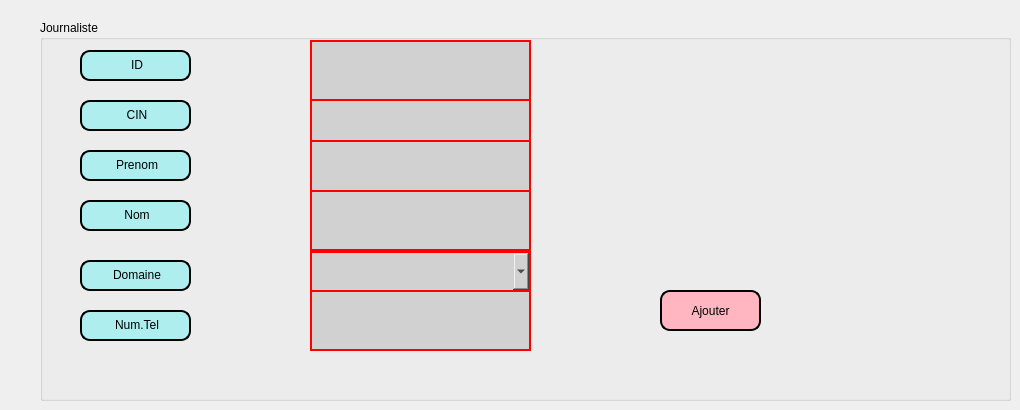
      <widget class="QWidget" name="tab_10">
       <attribute name="title">
        <string>Ajouter</string>
       </attribute>
       <widget class="QGroupBox" name="groupBox">
        <property name="geometry">
         <rect>
          <x>40</x>
          <y>20</y>
          <width>971</width>
          <height>381</height>
         </rect>
        </property>
        <property name="title">
         <string>Journaliste</string>
        </property>
        <widget class="QLabel" name="label_23">
         <property name="geometry">
          <rect>
           <x>40</x>
           <y>130</y>
           <width>111</width>
           <height>31</height>
          </rect>
         </property>
         <property name="styleSheet">
          <string notr="true">border: 2px solid black;
border-radius: 10px;
padding: 0 8px;
background: #AFEEEE;
font: bold, &quot;Comic Sans MS&quot;;;
text-align:center;</string>
         </property>
         <property name="text">
          <string>&lt;html&gt;&lt;head/&gt;&lt;body&gt;&lt;p align=&quot;center&quot;&gt;&lt;span style=&quot; font-size:9pt;&quot;&gt;Prenom&lt;/span&gt;&lt;/p&gt;&lt;/body&gt;&lt;/html&gt;</string>
         </property>
        </widget>
        <widget class="QLabel" name="label_24">
         <property name="geometry">
          <rect>
           <x>40</x>
           <y>180</y>
           <width>111</width>
           <height>31</height>
          </rect>
         </property>
         <property name="styleSheet">
          <string notr="true">border: 2px solid black;
border-radius: 10px;
padding: 0 8px;
background: #AFEEEE;
font: bold, &quot;Comic Sans MS&quot;;;
text-align:center;</string>
         </property>
         <property name="text">
          <string>&lt;html&gt;&lt;head/&gt;&lt;body&gt;&lt;p align=&quot;center&quot;&gt;&lt;span style=&quot; font-size:9pt;&quot;&gt;Nom&lt;/span&gt;&lt;/p&gt;&lt;/body&gt;&lt;/html&gt;</string>
         </property>
        </widget>
        <widget class="QLineEdit" name="lineEdit_7">
         <property name="geometry">
          <rect>
           <x>270</x>
           <y>70</y>
           <width>221</width>
           <height>61</height>
          </rect>
         </property>
         <property name="styleSheet">
          <string notr="true">border-width:2px;
border-style:solid;
border-color:red;
background: #d1d1d1;</string>
         </property>
        </widget>
        <widget class="QLineEdit" name="lineEdit_8">
         <property name="geometry">
          <rect>
           <x>270</x>
           <y>120</y>
           <width>221</width>
           <height>61</height>
          </rect>
         </property>
         <property name="styleSheet">
          <string notr="true">border-width:2px;
border-style:solid;
border-color:red;
background: #d1d1d1;</string>
         </property>
        </widget>
        <widget class="QLabel" name="label_26">
         <property name="geometry">
          <rect>
           <x>40</x>
           <y>30</y>
           <width>111</width>
           <height>31</height>
          </rect>
         </property>
         <property name="styleSheet">
          <string notr="true">border: 2px solid black;
border-radius: 10px;
padding: 0 8px;
background: #AFEEEE;
font: bold, &quot;Comic Sans MS&quot;;;
text-align:center;</string>
         </property>
         <property name="text">
          <string>&lt;html&gt;&lt;head/&gt;&lt;body&gt;&lt;p align=&quot;center&quot;&gt;&lt;span style=&quot; font-size:9pt;&quot;&gt;ID&lt;/span&gt;&lt;/p&gt;&lt;/body&gt;&lt;/html&gt;</string>
         </property>
        </widget>
        <widget class="QPushButton" name="pushButton_ajouter_journaliste">
         <property name="geometry">
          <rect>
           <x>620</x>
           <y>270</y>
           <width>101</width>
           <height>41</height>
          </rect>
         </property>
         <property name="styleSheet">
          <string notr="true">border: 2px solid black;
border-radius: 10px;
padding: 0 8px;
background:#FFB6C1	;
font: bold, &quot;Comic Sans MS&quot;;</string>
         </property>
         <property name="text">
          <string>Ajouter</string>
         </property>
        </widget>
        <widget class="QLineEdit" name="lineEdit_27">
         <property name="geometry">
          <rect>
           <x>270</x>
           <y>20</y>
           <width>221</width>
           <height>61</height>
          </rect>
         </property>
         <property name="styleSheet">
          <string notr="true">border-width:2px;
border-style:solid;
border-color:red;
background: #d1d1d1;</string>
         </property>
        </widget>
        <widget class="QLabel" name="label_40">
         <property name="geometry">
          <rect>
           <x>40</x>
           <y>290</y>
           <width>111</width>
           <height>31</height>
          </rect>
         </property>
         <property name="styleSheet">
          <string notr="true">border: 2px solid black;
border-radius: 10px;
padding: 0 8px;
background: #AFEEEE;
font: bold, &quot;Comic Sans MS&quot;;;
text-align:center;</string>
         </property>
         <property name="text">
          <string>&lt;html&gt;&lt;head/&gt;&lt;body&gt;&lt;p align=&quot;center&quot;&gt;&lt;span style=&quot; font-size:9pt;&quot;&gt;Num.Tel&lt;/span&gt;&lt;/p&gt;&lt;/body&gt;&lt;/html&gt;</string>
         </property>
        </widget>
        <widget class="QLabel" name="label_49">
         <property name="geometry">
          <rect>
           <x>40</x>
           <y>240</y>
           <width>111</width>
           <height>31</height>
          </rect>
         </property>
         <property name="styleSheet">
          <string notr="true">border: 2px solid black;
border-radius: 10px;
padding: 0 8px;
background: #AFEEEE;
font: bold, &quot;Comic Sans MS&quot;;;
text-align:center;</string>
         </property>
         <property name="text">
          <string>&lt;html&gt;&lt;head/&gt;&lt;body&gt;&lt;p align=&quot;center&quot;&gt;&lt;span style=&quot; font-size:9pt;&quot;&gt;Domaine&lt;/span&gt;&lt;/p&gt;&lt;/body&gt;&lt;/html&gt;</string>
         </property>
        </widget>
        <widget class="QLineEdit" name="lineEdit_28">
         <property name="geometry">
          <rect>
           <x>270</x>
           <y>270</y>
           <width>221</width>
           <height>61</height>
          </rect>
         </property>
         <property name="styleSheet">
          <string notr="true">border-width:2px;
border-style:solid;
border-color:red;
background: #d1d1d1;</string>
         </property>
        </widget>
        <widget class="QLineEdit" name="lineEdit_35">
         <property name="geometry">
          <rect>
           <x>270</x>
           <y>170</y>
           <width>221</width>
           <height>61</height>
          </rect>
         </property>
         <property name="styleSheet">
          <string notr="true">border-width:2px;
border-style:solid;
border-color:red;
background: #d1d1d1;</string>
         </property>
        </widget>
        <widget class="QLabel" name="label_52">
         <property name="geometry">
          <rect>
           <x>40</x>
           <y>80</y>
           <width>111</width>
           <height>31</height>
          </rect>
         </property>
         <property name="styleSheet">
          <string notr="true">border: 2px solid black;
border-radius: 10px;
padding: 0 8px;
background: #AFEEEE;
font: bold, &quot;Comic Sans MS&quot;;;
text-align:center;</string>
         </property>
         <property name="text">
          <string>&lt;html&gt;&lt;head/&gt;&lt;body&gt;&lt;p align=&quot;center&quot;&gt;&lt;span style=&quot; font-size:9pt;&quot;&gt;CIN&lt;/span&gt;&lt;/p&gt;&lt;/body&gt;&lt;/html&gt;</string>
         </property>
        </widget>
        <widget class="QComboBox" name="comboBox">
         <property name="geometry">
          <rect>
           <x>270</x>
           <y>231</y>
           <width>221</width>
           <height>41</height>
          </rect>
         </property>
         <property name="styleSheet">
          <string notr="true">border-width:2px;
border-style:solid;
border-color:red;
background: #d1d1d1;</string>
         </property>
        </widget>
       </widget>
      </widget>
